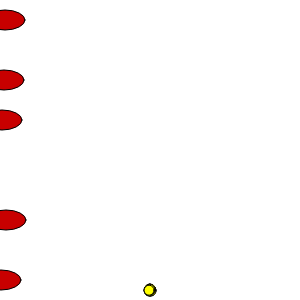
Frame 1 (no input)
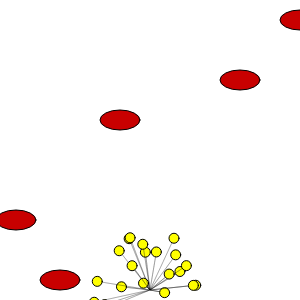
Frame 60 (no input)
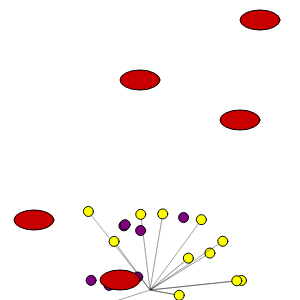
Frame 120 (the mouse pressed at the canvas centre since frame 60)

The p5.js sketch that drew these frames (run headless with seeded random() and noise() and a simulated clock; from frame 60 on, the mouse is pressed at the canvas centre):

// p5.js sketch
// ── sketch.js
let cars = [];
let population = [];
const popSize = 30;
let age = 0;
let generation = 1;
const lifeSpan = 600;
const mutationRatio = 0.04;

let checkBox;
let buttonReset;
let pAge;
let pGen;


function setup() {
	createCanvas(300, 300);

	stroke(0);
	strokeWeight(1);

	checkbox = createCheckbox('Show path', true);

	buttonReset = createButton('Reset');
	buttonReset.mousePressed(reset);

	pGen = createP();
	pAge = createP();

	reset();
}

function draw() {
	background(255);

	for (chicken of population) {
		chicken.update(age);
		chicken.draw(checkbox.checked());
	}

	for (car of cars) {
		car.update();
		car.draw();

		car.runover(population);
	}

	let ended = 0;
	let dead = 0;
	for (let chicken of population) {
		if (chicken.topreached) {
			ended++;
		} else if (!chicken.alive) {
			dead++;
		}
	}

	if (ended == 0 && (++age >= lifeSpan || dead == popSize)) {
		// it's time for a new generation to spread
		age = 0;
		generation++;
		initCars();

		createNewPopulation();

		// const takeTheBests = selectTheBests();

		// let champion = merge(takeTheBests[0], takeTheBests[5]);
		// let champion2 = merge(takeTheBests[1], takeTheBests[4]);
		// let champion3 = merge(takeTheBests[2], takeTheBests[3]);

		// let i = 0
		// for (; i < popSize / 3; i++) {
		// 	generate(champion, i);
		// }

		// for (; i < 2 * popSize / 3; i++) {
		// 	generate(champion2, i);
		// }

		// for (; i < popSize; i++) {
		// 	generate(champion3, i);
		// }
	}

	pGen.html('Generation: ' + generation);

	if (ended == 0) {
		pAge.html('Iteration: ' + (lifeSpan - age));
	} else {
		console.log();
		pAge.html(ended + (ended > 1 ? ' CHICKENS' : ' CHICKEN') + ' CROSSED THE ROAD!');
	}
}

function createNewPopulation() {
	// population.sort((a, b) => b.maxcrossed - a.maxcrossed);

	var totalCrossed = calcTotalCrossed();

	var newPopulation = []


	for (let i = 0; i < population.length; i++) {
		let chick = merge(pickProb(totalCrossed), pickProb(totalCrossed));
		chick.mutate(mutationRatio);
		newPopulation[i] = chick;
	}

	for (let i = 0; i < population.length; i++) {
		newPopulation[i].maxcrossed = 0;
		population[i] = newPopulation[i];
	}
}

function calcTotalCrossed() {
	var i = population.length;
	var totalCrossed = 0;
	while (i--) totalCrossed += population[i].maxcrossed * population[i].maxcrossed;

	return totalCrossed;
}

function pickProb(totalCrossed) {
	while (true) {
		let aChicken = random(population);
		let prob = aChicken.maxcrossed * aChicken.maxcrossed / totalCrossed;
		if (prob >= random()) {
			return aChicken;
		}
	}
}

// function generate(parent, i) {
// 	if (population[i].alive
// 		&& (population[i].y - population[i].chickenRadius <= 0)) {
// 		noLoop();
// 	}

// 	population[i] = parent.clone();
// 	population[i].mutate(mutationRatio);
// }

function merge(first, second) {
	const champion = first.clone();
	champion.merge(second);
	return champion;
}

// function selectTheBests() {
// 	population.sort((a, b) => b.maxcrossed - a.maxcrossed);

// 	return population.slice(0, 6);
// }

function initCars() {
	cars = [];
	cars.push(new Car(0, 20, 5, 0));
	cars.push(new Car(0, 80, 4, 0));
	cars.push(new Car(0, 120, 2, 0));
	cars.push(new Car(0, 220, 6, 0));
	cars.push(new Car(0, 280, 1, 0));
	cars.push(new Car(0, 320, 3, 0));
}

function reset() {
	initCars();

	age = 0;
	generation = 1;

	population = [];
	for (let i = 0; i < popSize; i++) {
		population.push(new Chicken(lifeSpan));
	}
}
// ── car.js
class Car {
	constructor(x, y, velx) {
		this.x = x;
		this.y = y;
		this.velx = velx;
		this.carRadius = 10;
	}

	update() {
		this.x += this.velx;

		if (this.x - 20 >= width) {
			this.x = -20;
		}


	}

	draw() {
		fill(200, 0, 0);
		ellipse(this.x, this.y, 4 * this.carRadius, 2 * this.carRadius);
	}

	runover(population) {
		for (let chicken of population) {
			// modeling cars as two circles to detect collisions:
			// first circle centered at x - radius
			if (dist(this.x - this.carRadius, this.y, chicken.x, chicken.y) <=
				this.carRadius + chicken.chickenRadius) {
				chicken.kill();
			}

			// second circle centered at x + radius
			if (dist(this.x + this.carRadius, this.y, chicken.x, chicken.y) <=
				this.carRadius + chicken.chickenRadius) {
				chicken.kill();
			}
		}
	}
}
// ── chicken.js
const step = 1;
const mutateStep = 5;

class Chicken {
	constructor(lifespan) {
		this.chickenRadius = 5;

		this.x = width / 2;
		this.y = height - this.chickenRadius - 5;

		this.movings = [];
		if (lifespan) {
			let xVel = random(-step, step);
			let yVel = random(-step, step);
			for (let i = 0; i < lifespan; i++) {
				this.movings[i] = createVector(
					xVel, yVel);
			}

			// for (let i = 0; i < lifespan; i++) {
			// 	this.movings[i] = createVector(
			// 		random(-step, step), random(-step, step));
			// }
		}

		this.alive = true;
		this.topreached = false;
		this.maxcrossed = 0;

		this.walkedpath = []
		this.walkedpath.push(this.x, this.y);
	}

	update(age) {
		if (this.alive && !this.topreached) {
			this.x += this.movings[age].x;
			this.y += this.movings[age].y;
			this.walkedpath.push([this.x, this.y]);

			// if (this.y < this.maxcrossed) {
			this.maxcrossed = height - this.y;
			// }

			if (this.maxcrossed < 0) {
				this.maxcrossed = 10;
			}

			if (this.x - this.chickenRadius < 0
				|| this.x + this.chickenRadius > width
				// || this.y + this.chickenRadius <= 0
				|| this.y + this.chickenRadius - 30 > height // die below the bottom border to not look ugly
			) {
				this.kill();
			}

			if (this.y - this.chickenRadius <= 0) {
				this.success();
				this.y = this.chickenRadius / 2;
			}
		}

		return this.alive;
	}

	draw(showPath) {
		if (showPath && this.alive) {
			strokeWeight(1);

			let pathColor = color('black');

			// if (!this.alive) {
			// 	pathColor = color('purple');
			// }

			pathColor.setAlpha(50);
			stroke(pathColor);

			for (let i = 0; i < this.walkedpath.length - 1; i++) {
				line(this.walkedpath[i][0], this.walkedpath[i][1],
					this.walkedpath[i + 1][0], this.walkedpath[i + 1][1])
			}
		}

		// draw the chicken
		strokeWeight(1);
		stroke(0, 0, 0);

		if (this.topreached) {
			fill('green');
		} else if (this.alive) {
			fill('yellow');
		} else {
			fill('purple');
		}

		ellipse(this.x, this.y, 2 * this.chickenRadius);
	}

	kill() {
		this.alive = false;
	}

	success() {
		this.topreached = true;
	}

	clone() {
		const chicken = new Chicken();

		chicken.chickenRadius = this.chickenRadius;

		chicken.x = width / 2;
		chicken.y = height - this.chickenRadius;

		chicken.movings = [];
		for (let i = 0; i < this.movings.length; i++) {
			const v = this.movings[i];
			chicken.movings[i] = createVector(v.x, v.y);
		}

		chicken.alive = true;
		// chicken.maxcrossed = 0;
		chicken.maxcrossed = this.maxcrossed;

		return chicken;
	}

	mutate(mutationRatio) {
		for (let i = 0; i < this.movings.length; i++) {
			if (random(1) <= mutationRatio) {
				this.movings[i] =
					createVector(
						random(-mutateStep, mutateStep),
						random(-mutateStep, mutateStep)
					);
			}
		}
	}

	merge(chicken) {
		const firstHalf = this.movings.slice(
			0, this.movings.length / 2);
		const secondHalf = chicken.movings.slice(
			chicken.movings.length / 2, chicken.movings.length);
		this.movings = firstHalf.concat(secondHalf);

		this.maxcrossed = (this.maxcrossed + chicken.maxcrossed) / 2;
	}
}
